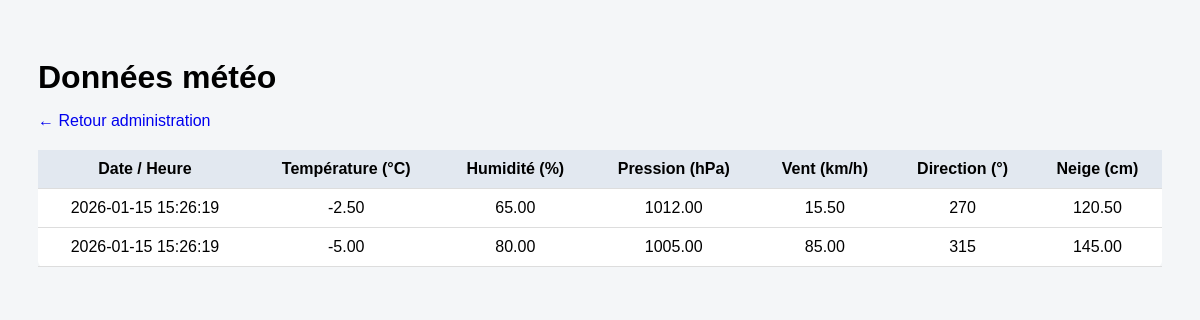
/V1.5/admin_meteo.php (signed in), run on the app's committed database.
### tables this page shows
CREATE TABLE IF NOT EXISTS `meteo` (
  `id_releve` int(11) NOT NULL AUTO_INCREMENT,
  `timestamp` datetime DEFAULT CURRENT_TIMESTAMP,
  `temperature` decimal(4,2) DEFAULT NULL,
  `humidite` decimal(5,2) DEFAULT NULL,
  `pression` decimal(6,2) DEFAULT NULL,
  `vitesse_vent` decimal(5,2) DEFAULT NULL,
  `direction_vent` int(11) DEFAULT NULL,
  `epaisseur_neige` decimal(5,2) DEFAULT NULL,
  PRIMARY KEY (`id_releve`)
);

### V1.5/admin_meteo.php (the view, shortened to what this page needs)
<?php
require 'config.php';
$releves = $pdo->query(
    "SELECT * FROM meteo ORDER BY timestamp DESC"
)->fetchAll();
?>
<!DOCTYPE html>
<html lang="fr">
<head>
</head>
<body>
<h1>Données météo</h1>
<p><a href="admin.php">← Retour administration</a></p>
<table>
<tr>
    <th>Date / Heure</th>
    <th>Température (°C)</th>
    <th>Humidité (%)</th>
    <th>Pression (hPa)</th>
    <th>Vent (km/h)</th>
    <th>Direction (°)</th>
    <th>Neige (cm)</th>
</tr>
<?php foreach ($releves as $r): ?>
<tr>
    <td><?= $r['timestamp'] ?></td>
    <td><?= $r['temperature'] ?></td>
    <td><?= $r['humidite'] ?></td>
    <td><?= $r['pression'] ?></td>
    <td><?= $r['vitesse_vent'] ?></td>
    <td><?= $r['direction_vent'] ?></td>
    <td><?= $r['epaisseur_neige'] ?></td>
</tr>
<?php endforeach; ?>
</table>
</body>
</html>

### V1.5/admin_meteo.php (style rules this page uses)
body { font-family: Arial, sans-serif; background: #f4f6f8; padding: 30px; }
h1 { margin-bottom: 5px; }
a { text-decoration: none; }
table { width: 100%; border-collapse: collapse; background: white; margin-top: 20px; border-radius: 6px; }
th, td { padding: 10px; border-bottom: 1px solid #ddd; text-align: center; }
th { background: #e2e8f0; }

### data on the page
meteo: timestamp "2026-01-15 15:26:19", temperature "-2.50", humidite "65.00", pression "1012.00", vitesse_vent "15.50", direction_vent "270", epaisseur_neige "120.50"
meteo: timestamp "2026-01-15 15:26:19", temperature "-5.00", humidite "80.00", pression "1005.00", vitesse_vent "85.00", direction_vent "315", epaisseur_neige "145.00"
